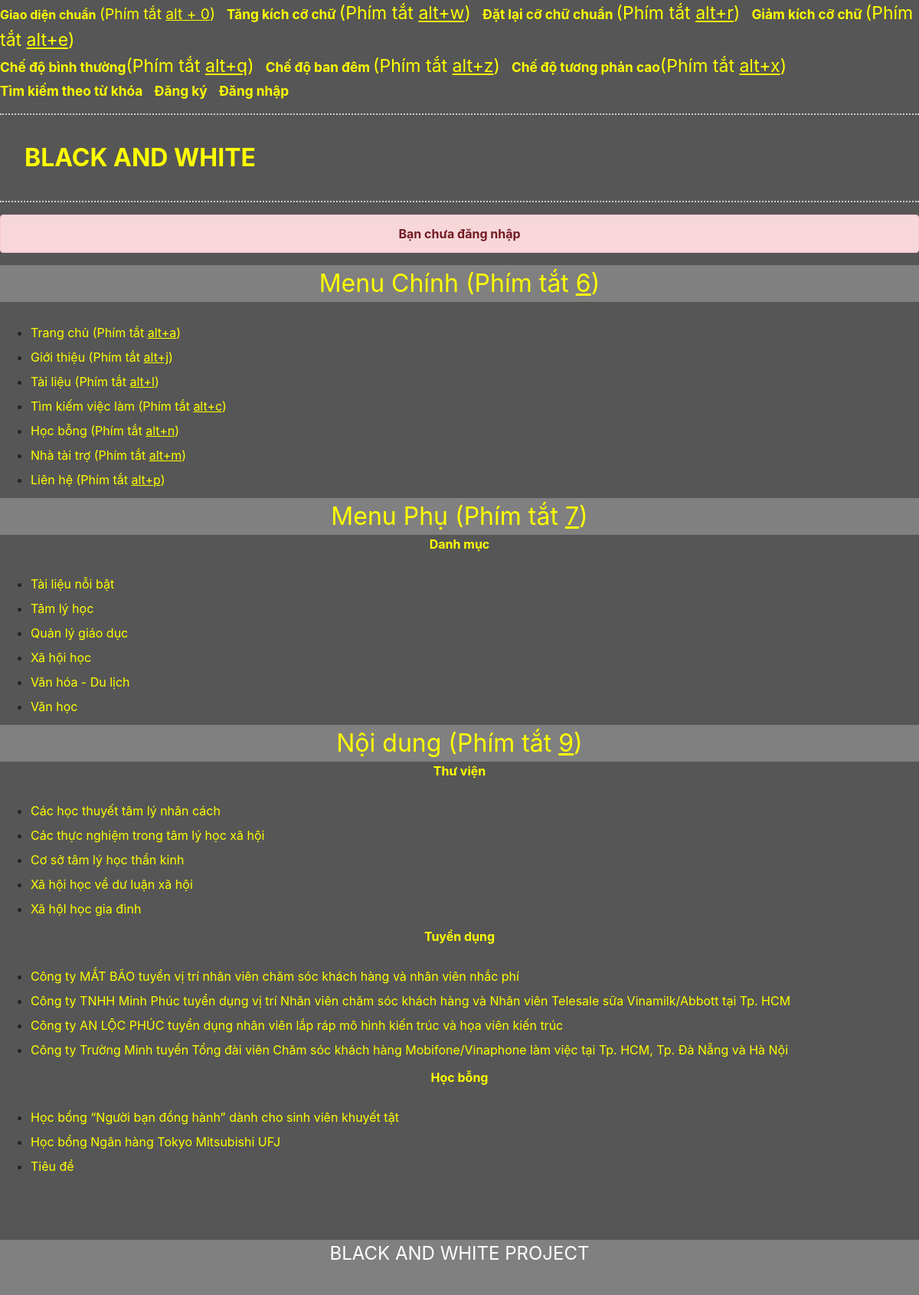
The app's page /hight/index.php with its own data.
### tables this page shows
CREATE TABLE `category` (
  `catid` int(10) NOT NULL,
  `catname` varchar(200) NOT NULL,
  `catnameseo` varchar(200) NOT NULL
);

CREATE TABLE `books` (
  `bookid` int(100) NOT NULL,
  `bookname` varchar(255) NOT NULL,
  `author` int(100) NOT NULL,
  `nxb` varchar(255) DEFAULT NULL,
  `year` int(100) DEFAULT NULL,
  `filename` varchar(255) NOT NULL,
  `link` text NOT NULL,
  `download` varchar(255) DEFAULT NULL,
  `des` text NOT NULL,
  `catid` int(10) NOT NULL,
  `spec` tinyint(1) NOT NULL,
  `credits` tinyint(1) NOT NULL COMMENT 'bản quyền'
);

CREATE TABLE `recruite` (
  `rid` int(100) NOT NULL,
  `rtit` varchar(255) NOT NULL,
  `rdes` text NOT NULL,
  `rct` text NOT NULL
);

CREATE TABLE `scholarship` (
  `sid` int(100) NOT NULL,
  `stit` varchar(255) NOT NULL,
  `sdes` text NOT NULL,
  `sct` text NOT NULL
);

### class/Db.class.php (called while the page is built, shortened)
<?php
class Db{
	private $conn = null;
	public function __construct()
	{
		$host ="mysql:host=". HOST."; dbname=". DB_NAME;
		try
		{
			$this->conn = new PDO($host, DB_USER, DB_PASS);
			$this->conn->query("set names 'utf8' ");
		}
		catch (PDOException $e)
		{
			echo "Không thể kết nối cơ sở dữ liệu";
		}
	}
	public function __destruct()
	{
		$this->conn = null;
	}
	private function query($sql, $arr = array(), $mode = PDO::FETCH_ASSOC)
	{
		$pre = $this->conn->prepare($sql);
		if(!$pre->execute($arr))
		{
			echo "Không thể thực thi"; exit;
		}
		return $pre->fetchAll($mode);
	}
	public function select($sql, $arr = array(), $mode = PDO::FETCH_ASSOC)
	{
		return $this->query($sql, $arr, $mode);
	}
}
?>

### hight/index.php (the view, shortened to what this page needs)
<!DOCTYPE html>
<html>
  <head>
    <link
          rel="stylesheet" href="https://maxcdn.bootstrapcdn.com/bootstrap/4.0.0-alpha.6/css/bootstrap.min.css"
>
    <link rel="stylesheet" href="style.css">
  </head>
    <body onselectstart="return false" oncontextmenu="return false">
    <section>
      <div id="giaodientiepcan" class="binhthuong">
        <header>
          <div class="chucnangtop">
            <p class="tieudechucnangtop"><a href="http://blackandwhitelibrary.org">Giao diện chuẩn</a> <span class="font12">(Phím tắt <u>alt + 0</u>)<span class="cach"></span>
            <a class='increaseFont' style='cursor: pointer; cursor: hand;font-size: 0.9em;' title=''>Tăng kích cỡ chữ </a><span class="font12">(Phím tắt  <u>alt+w</u>)</span><span class="cach"></span>
            <a class='resetFont' style='cursor: pointer; cursor: hand;font-size: 0.9em;'>Đặt lại cỡ chữ chuẩn </a><span class="font12">(Phím tắt  <u>alt+r</u>)</span><span class="cach"></span>
            <a class='decreaseFont' style='cursor: pointer; cursor: hand;font-size: 0.9em;' title=''>Giảm kích cỡ chữ </a><span class="font12">(Phím tắt  <u>alt+e</u>)</span><span class="cach"></span><br>
            <a class='normals' style='cursor: pointer; cursor: hand;font-size: 0.9em;' title='' href="http://blackandwhitelibrary.org/aplus">Chế độ bình thường</a><span class="font12">(Phím tắt  <u>alt+q</u>)</span><span class="cach"></span>
            <a class='nights' style='cursor: pointer; cursor: hand;font-size: 0.9em;' href="http://blackandwhitelibrary.org/night">Chế độ ban đêm </a><span class="font12">(Phím tắt  <u>alt+z</u>)</span><span class="cach"></span>
            <a class='hights' style='cursor: pointer; cursor: hand;font-size: 0.9em;' title='' href="http://blackandwhitelibrary.org/hight">Chế độ tương phản cao</a><span class="font12">(Phím tắt  <u>alt+x</u>)</span><span class="cach"></span><br>
            <a class='tieudechucnangtop' style='cursor: pointer; cursor: hand;font-size: 0.9em;' title='' href="index.php?page=timkiemtukhoa#noidung">Tìm kiếm theo từ khóa</a><span class="cach"></span>
            <?php
              if(isset($_SESSION['bawuser'])){
            ?>
            <a class='tieudechucnangtop' style='cursor: pointer; cursor: hand;font-size: 0.9em;' title='' href="index.php?page=dangxuat#noidung">Đăng xuất</a><span class="cach"></span>
            <?php }else{ ?>
            <a class='tieudechucnangtop' style='cursor: pointer; cursor: hand;font-size: 0.9em;' title='' href="index.php?page=dangky#noidung">Đăng ký</a><span class="cach"></span>
            <a class='tieudechucnangtop' style='cursor: pointer; cursor: hand;font-size: 0.9em;' title='' href="index.php?page=dangnhap#noidung">Đăng nhập</a><span class="cach"></span>
            <?php } ?>
          </p>
          </div>
          <section><p class="vitrihientai">BLACK AND WHITE</p></section>
        </header>
        <?php
          if(isset($_SESSION['bawuser'])){
            $user = $_SESSION['bawuser'];
            $check = "SELECT * FROM users WHERE username='$user' AND confirm = 1";
            $obj = new Db();
            $obj->select($check);
            $dem = $obj->getRowCount();
            if($dem == 1){
            ?>
              <div class="alert alert-info text-sm-center" role="alert">
                <strong>Xin chào <?php echo $user; ?>,</strong> chúc bạn vui vẻ khi tham gia Black And White.
              </div>
              <?php
            }else{
              ?>
              <div class="alert alert-warning text-sm-center" role="alert">
                <strong>Xin chào <?php echo $user; ?>,</strong> bạn không phải người khiếm thị nên sẽ không xem được sách tại giao diện này, bạn xem được sách ở giao diện Bình Thường.
              </div>
              <?php
            }
          }else{
            ?>
            <div class="alert alert-danger text-sm-center" role="alert">
              <strong>Bạn chưa đăng nhập</strong>
            </div>
            <?php
          }
        ?>
        <div class="menuchinh" id="menuchinh">Menu Chính (Phím tắt <u>6</u>)</div>
        <ul>
          <li><p class="itemmenuchinh"><a href="index.php?page=trangchu">Trang chủ (Phím tắt <u>alt+a</u>)</a></p></li>
          <li><p class="itemmenuchinh"><a href="index.php?page=gioithieu">Giới thiệu (Phím tắt <u>alt+j</u>)</a></p></li>
          <li><p class="itemmenuchinh"><a href="index.php?page=tailieu">Tài liệu (Phím tắt <u>alt+l</u>)</a></p></li>
          <li><p class="itemmenuchinh"><a href="index.php?page=danhsachvieclam">Tìm kiếm việc làm (Phím tắt <u>alt+c</u>)</a></p></li>
          <li><p class="itemmenuchinh"><a href="index.php?page=danhsachhocbong">Học bỗng (Phím tắt <u>alt+n</u>)</a></p></li>
          <li><p class="itemmenuchinh"><a href="index.php?page=nhataitro">Nhà tài trợ (Phím tắt <u>alt+m</u>)</a></p></li>
          <li><p class="itemmenuchinh"><a href="index.php?page=lienhe">Liên hệ (Phím tắt <u>alt+p</u>)</a></p></li>
        </ul>
        <div class="menuchinh" id="menuchinh">Menu Phụ (Phím tắt <u>7</u>)</div>
        <p style="text-align:center; font-weight:bolder;"> Danh mục</p>
         <ul>
            <li><p class="itemmenuchinh"><a href="index.php?page=tailieunoibat">Tài liệu nỗi bật</a></p></li>
          <?php
                $sql="SELECT * FROM category ORDER BY catid ASC LIMIT 0,5";
                $obj = new Db();
                $rows = $obj->select($sql);
                foreach ($rows as $row) {
          ?>
            <li><p class="itemmenuchinh"><a href="index.php?page=viewcat&id=<?php echo $row['catid']; ?>"><?php echo $row['catname']; ?></a></p></li>
            <?php }  ?>
        </ul>
        <div class="menuchinh" id="menuchinh">Nội dung (Phím tắt <u>9</u>)</div>
        <?php
        if(isset($_GET['page'])){
          $page = $_GET['page'];
        }
        else $page = "";
        switch ($page) {
          default:
            require_once("inc/content.php");
            break;
        }
        ?>
      </div>
      <br>
      <br>
      <br>
      <footer>
        <div class="footer" style="background-color:grey; height:3em; font-size:1.5em;text-align:center">
            <p style="color:white;">BLACK AND WHITE PROJECT</p>
        </div>
      </footer>
  </section>
  </body>
</html>

### hight/inc/content.php
<p style="text-align:center; font-weight:bolder;"> Thư viện</p>
<ul>
  <?php
    $sql="SELECT * FROM books ORDER BY bookid ASC LIMIT 0,5";
    $obj = new Db();
    $rows = $obj->select($sql);
    foreach ($rows as $row) {
  ?>
    <li><p class="itemmenuchinh"><a href="index.php?page=viewbook&id=<?php echo $row['bookid']; ?>"><?php echo $row['bookname']; ?></a></p></li>
    <?php } ?>
</ul>
<p style="text-align:center; font-weight:bolder;"> Tuyển dụng</p>
<ul>
  <?php
    $sql="SELECT * FROM recruite ORDER BY rid ASC LIMIT 0,5";
    $obj = new Db();
    $rows = $obj->select($sql);
    foreach ($rows as $row) {
  ?>
    <li><p class="itemmenuchinh"><a href="index.php?page=vieclam&id=<?php echo $row['rid']; ?>"><?php echo $row['rtit']; ?></a></p></li>
    <?php } ?>
</ul>
<p style="text-align:center; font-weight:bolder;"> Học bỗng</p>
<ul>
  <?php
    $sql="SELECT * FROM scholarship ORDER BY sid ASC LIMIT 0,5";
    $obj = new Db();
    $rows = $obj->select($sql);
    foreach ($rows as $row) {
  ?>
    <li><p class="itemmenuchinh"><a href="index.php?page=hocbong&id=<?php echo $row['sid']; ?>"><?php echo $row['stit']; ?></a></p></li>
    <?php } ?>
</ul>

### hight/style.css (style rules this page uses)
body { background-color: #565656; }
p { color:yellow; }
.binhthuong .chucnangtop .tieudechucnangtop a { color:yellow;text-decoration: none;font-weight: bold;font-size: 1em; }
.chucnangtop span.cach { padding-right:0.5em; }
.font12 { font-size:1.2em; }
.binhthuong .vitrihientai { padding:1em 1em; margin:.5em 0; color:yellow; font-size:2em; font-weight:bold; display:block; border-bottom:0.09em dotted #ccc; border-top:0.09em dotted #ccc;line-height:1.5em; }
.menuchinh { width:100%; text-align:center; background:grey; color: yellow; font-size: 2em; height: 1.5em; }
ul li:first-child { margin-top:2em; }
ul li { line-height: 1em; }
.itemmenuchinh a { color:yellow; }

### records on screen
category: catname "Tâm lý học"
category: catname "Quản lý giáo dục"
category: catname "Xã hội học"
category: catname "Văn hóa - Du lịch"
category: catname "Văn học"
books: bookname "Các học thuyết tâm lý nhân cách"
books: bookname "Các thực nghiệm trong tâm lý học xã hội"
books: bookname "Cơ sở tâm lý học thần kinh"
books: bookname "Xã hội học về dư luận xã hội"
books: bookname "Xã hộI học gia đình"
recruite: rtit "Công ty MẮT BÃO tuyển vị trí nhân viên chăm sóc khách hàng và nhân viên nhắc phí"
recruite: rtit "Công ty TNHH Minh Phúc tuyển dụng vị trí Nhân viên chăm sóc khách hàng và Nhân viên Telesale sữa Vinamilk/Abbott tại Tp. HCM"
recruite: rtit "Công ty AN LỘC PHÚC tuyển dụng nhân viên lắp ráp mô hình kiến trúc và họa viên kiến trúc"
recruite: rtit "Công ty Trường Minh tuyển Tổng đài viên Chăm sóc khách hàng Mobifone/Vinaphone làm việc tại Tp. HCM, Tp. Đà Nẵng và Hà Nội"
scholarship: stit "Học bổng “Người bạn đồng hành” dành cho sinh viên khuyết tật"
scholarship: stit "Học bổng Ngân hàng Tokyo Mitsubishi UFJ"
scholarship: stit "Tiêu đề"
